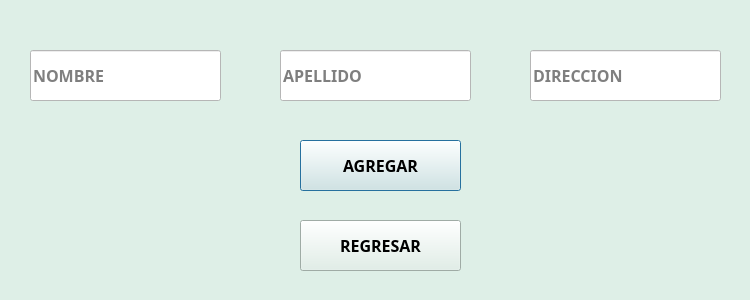
<?xml version="1.0" encoding="UTF-8"?>
<ui version="4.0">
 <class>Dialog</class>
 <widget class="QDialog" name="Dialog">
  <property name="geometry">
   <rect>
    <x>0</x>
    <y>0</y>
    <width>750</width>
    <height>300</height>
   </rect>
  </property>
  <property name="windowTitle">
   <string>Dialog</string>
  </property>
  <property name="styleSheet">
   <string notr="true">background-color: rgb(222, 239, 231);</string>
  </property>
  <widget class="QLineEdit" name="textname">
   <property name="geometry">
    <rect>
     <x>30</x>
     <y>50</y>
     <width>191</width>
     <height>51</height>
    </rect>
   </property>
   <property name="font">
    <font>
     <family>Hack Nerd Font Mono</family>
     <pointsize>12</pointsize>
     <bold>true</bold>
    </font>
   </property>
   <property name="styleSheet">
    <string notr="true">background-color: rgb(255, 255, 255);</string>
   </property>
   <property name="placeholderText">
    <string>NOMBRE</string>
   </property>
  </widget>
  <widget class="QLineEdit" name="textlastname">
   <property name="geometry">
    <rect>
     <x>280</x>
     <y>50</y>
     <width>191</width>
     <height>51</height>
    </rect>
   </property>
   <property name="font">
    <font>
     <family>Hack Nerd Font Mono</family>
     <pointsize>12</pointsize>
     <bold>true</bold>
    </font>
   </property>
   <property name="styleSheet">
    <string notr="true">background-color: rgb(255, 255, 255);</string>
   </property>
   <property name="placeholderText">
    <string>APELLIDO</string>
   </property>
  </widget>
  <widget class="QLineEdit" name="textaddress">
   <property name="geometry">
    <rect>
     <x>530</x>
     <y>50</y>
     <width>191</width>
     <height>51</height>
    </rect>
   </property>
   <property name="font">
    <font>
     <family>Hack Nerd Font Mono</family>
     <pointsize>12</pointsize>
     <bold>true</bold>
    </font>
   </property>
   <property name="styleSheet">
    <string notr="true">background-color: rgb(255, 255, 255);</string>
   </property>
   <property name="placeholderText">
    <string>DIRECCION</string>
   </property>
  </widget>
  <widget class="QPushButton" name="btnhtml">
   <property name="geometry">
    <rect>
     <x>300</x>
     <y>140</y>
     <width>161</width>
     <height>51</height>
    </rect>
   </property>
   <property name="font">
    <font>
     <family>Hack Nerd Font Mono</family>
     <pointsize>12</pointsize>
     <bold>true</bold>
    </font>
   </property>
   <property name="text">
    <string>AGREGAR</string>
   </property>
  </widget>
  <widget class="QPushButton" name="return1">
   <property name="geometry">
    <rect>
     <x>300</x>
     <y>220</y>
     <width>161</width>
     <height>51</height>
    </rect>
   </property>
   <property name="font">
    <font>
     <family>Hack Nerd Font Mono</family>
     <pointsize>12</pointsize>
     <bold>true</bold>
    </font>
   </property>
   <property name="text">
    <string>REGRESAR</string>
   </property>
  </widget>
 </widget>
 <resources/>
 <connections/>
</ui>
